Frame 1 (no input): blank canvas, image omitted
Frame 60 (the mouse pressed at the canvas centre just before this capture): blank canvas, image omitted
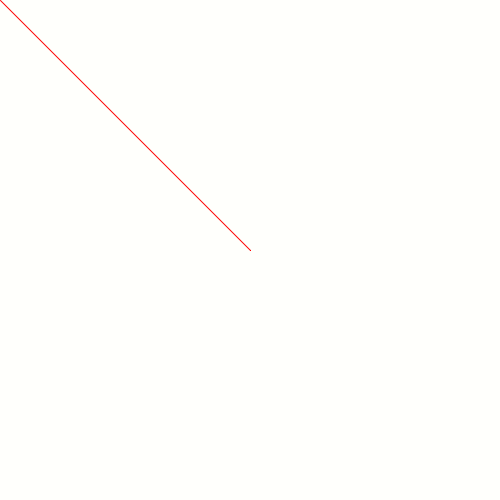
Frame 120 (the mouse held since frame 60 and released just before this capture)

The Processing sketch whose frames 1 and 60 were blank and that drew this single picture after the mouse press (run headless with seeded random() and noise(); from frame 60 on, the mouse is pressed at the canvas centre):

// Processing sketch: week01_3
// ── week01_3.pde
void setup(){
  size(500,500);
  background(#FFFFFC);
  stroke(255,0,0);
}

void draw(){
  
  if(mousePressed){
  line(mouseX,mouseY,pmouseX,pmouseY);
  }
  
}
void keyPressed(){
    
   if(key=='1')stroke(#396BAF);
   if(key=='2')stroke(#95C18C);
   if(key=='3')stroke(#E5C851);
  }
